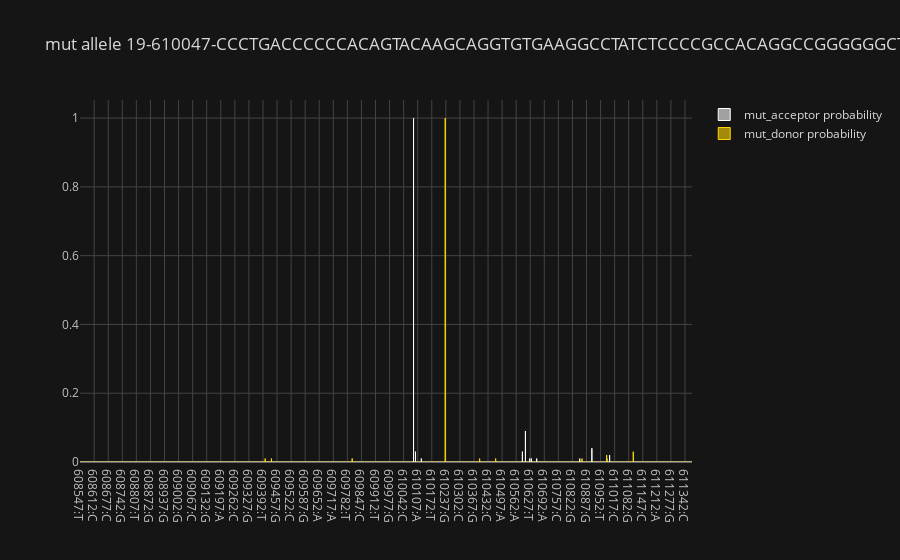

Notebook cell for this chart:
### Code cell
#@title # Visualize your results 2/2 (alternative allele)
configure_plotly_browser_state()
df2.iplot(kind='bar', x='position', y=['mut_acceptor probability', 'mut_donor probability'], color=['white', 'gold'], theme='solar', title='mut allele {}'.format(var))
plt.show()

### Figure 1 — Plotly figure (JSON) as saved in the notebook; plotly's stock layout.template omitted (floating-point values rounded to 4 significant figures; data arrays with more than 128 entries replaced by an {"elided": "..."} marker saying what was removed)
{"data": [{"marker": {"color": "rgba(255, 255, 255, 0.6)", "line": {"color": "rgba(255, 255, 255, 1.0)", "width": 1}}, "name": "mut_acceptor probability", "orientation": "v", "text": "", "x": {"elided": "2828 str values"}, "y": {"elided": "2828 float values"}, "type": "bar"}, {"marker": {"color": "rgba(255, 215, 0, 0.6)", "line": {"color": "rgba(255, 215, 0, 1.0)", "width": 1}}, "name": "mut_donor probability", "orientation": "v", "text": "", "x": {"elided": "2828 str values"}, "y": {"elided": "2828 float values"}, "type": "bar"}], "layout": {"legend": {"bgcolor": "#151516", "font": {"color": "#D9D9D9"}}, "paper_bgcolor": "#151516", "plot_bgcolor": "#151516", "title": {"font": {"color": "#D9D9D9"}, "text": "mut allele 19-610047-CCCTGACCCCCCACAGTACAAGCAGGTGTGAAGGCCTATCTCCCCGCCACAGGCCGGGGGGCTGTCTGACCCACAAGCAGGTGCCCGTGTGCCCGCTGCAGGCTGGGGGCGGTGTCTGACCCAGCCTCGCCTCCCCACAGTACAAGCAGGTGCCCCTGTGCCCGCTGCAGGC-C"}, "xaxis": {"gridcolor": "#434343", "showgrid": true, "tickfont": {"color": "#C2C2C2"}, "title": {"font": {"color": "#D9D9D9"}, "text": ""}, "zerolinecolor": "#666570"}, "yaxis": {"gridcolor": "#434343", "showgrid": true, "tickfont": {"color": "#C2C2C2"}, "title": {"font": {"color": "#D9D9D9"}, "text": ""}, "zerolinecolor": "#666570"}}}
